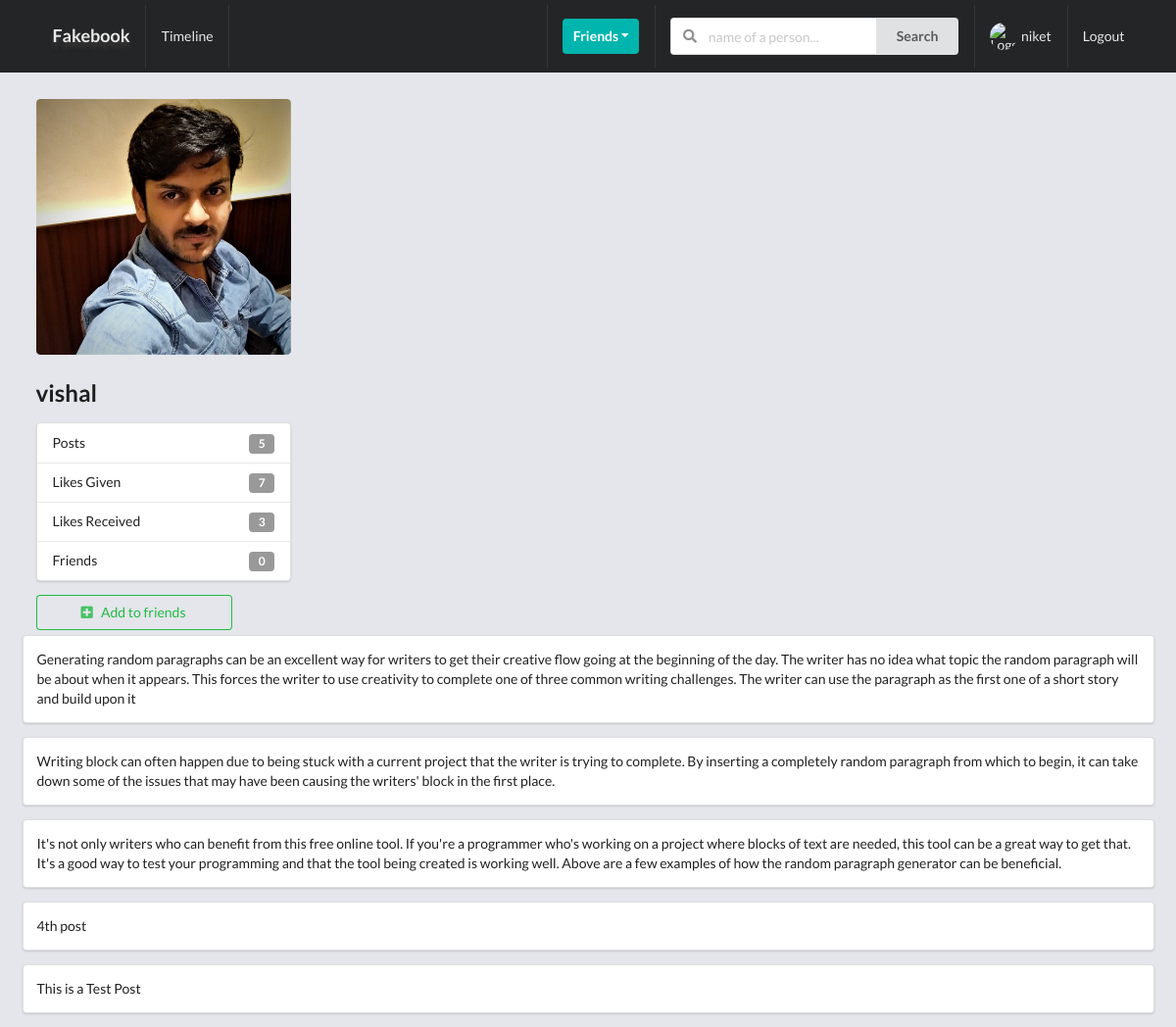
The page /profiles/vishal-raj-sinha (signed in) on the database its author committed.
### profiles/models.py (models this page shows, shortened)
class Profile(models.Model):
    first_name = models.CharField(max_length=200,blank=True)
    last_name = models.CharField(max_length=200,blank=True)
    user = models.OneToOneField(User,on_delete=models.CASCADE)
    Bio = models.TextField(default='no bio ...',max_length=300)
    email = models.EmailField(max_length=200,blank=True)
    dob = models.DateField(blank=True,null=True)
    country = models.CharField(max_length=100,blank=True)
    avatar = models.ImageField(default = 'profile/images/avatar.png',upload_to="profile/images")
    friends = models.ManyToManyField(User,blank=True,related_name='friends')
    slug = models.SlugField(unique=True,blank=True)
    created = models.DateTimeField(auto_now_add=True)
    updated = models.DateTimeField(auto_now =True)
    objects = ProfileManager()
    def get_friends_no(self):
        return self.friends.all().count()
    def get_posts_no(self):
        return self.posts.all().count()    # author we named to posts
    def get_all_authors_post(self):
        return self.posts.all()
    def get_likes_given_no(self):
        likes = self.like_set.all()      # since related name to Like is not given
        total_liked = 0
        for item in likes:
            if item.value =='Like':
                total_liked += 1
        return total_liked
    def get_likes_received_no(self):
        posts = self.posts.all()
        total_liked = 0
        for item in posts:
            total_liked += item.liked.all().count()    # object name 'liked' used instead of related name 'likes' because has no reverse relationship
        return total_liked
    __initial_first_name = None
    __initial_last_name = None
    def __init__(self, *args, **kwargs):
        super().__init__(*args, **kwargs)
        self. __initial_first_name = self.first_name
        self. __initial_last_name = self.last_name

### posts/models.py (models this page shows, shortened)
class Like(models.Model):
    user = models.ForeignKey(Profile,on_delete=models.CASCADE)
    post = models.ForeignKey(Post,on_delete=models.CASCADE)
    value = models.CharField(choices=LIKE_CHOICES,max_length=8)
    updated = models.DateTimeField(auto_now=True)
    created = models.DateTimeField(auto_now_add=True)

class Post(models.Model):
    content = models.TextField()
    image = models.ImageField(upload_to="post/images",validators=[FileExtensionValidator(['png','jpg','jpeg'])],blank=True)
    liked  = models.ManyToManyField(Profile,blank=True,related_name='likes')
    updated = models.DateTimeField(auto_now=True)
    created = models.DateTimeField(auto_now_add=True)
    author = models.ForeignKey(Profile,on_delete=models.CASCADE,related_name='posts')
    class Meta:
        ordering = ('-created',)

### profiles/views.py (the view)
# urls.py: path('<slug>',ProfileDetailView.as_view(),name='profile-detail-view'),
class ProfileDetailView(LoginRequiredMixin,DetailView):
    model = Profile
    template_name = 'profile/detail.html'
    def get_object(self,slug=None):
        slug = self.kwargs.get('slug')
        profile = Profile.objects.get(slug=slug)
        return profile
    def get_context_data(self, **kwargs):
        context = super().get_context_data(**kwargs)
        user = User.objects.get(username = self.request.user)
        profile = Profile.objects.get(user=user)
        rel_r = Relationship.objects.filter(sender=profile)
        rel_s = Relationship.objects.filter(receiver=profile)
        rel_receiver = []
        rel_sender = []
        for item in rel_r:
            rel_receiver.append(item.receiver.user)
        for item in rel_s:
            rel_sender.append(item.sender.user)
        context["rel_receiver"] = rel_receiver
        context["rel_sender"] = rel_sender
        context["posts"] = self.get_object().get_all_authors_post()
        context["len_posts"] = True if len(self.get_object().get_all_authors_post()) > 0 else False
        return context

### profiles/context_processors.py (called while the page is built)
def profile_pic(request):
    if request.user.is_authenticated:
        profile_obj = Profile.objects.get(user=request.user)
        pic = profile_obj.avatar
        return {'picture':pic}
    return {}

def invitations_received_no(request):
    if request.user.is_authenticated:
        profile_obj = Profile.objects.get(user=request.user)
        qs_count = Relationship.objects.invitations_received(profile_obj).count()
        return {'invites_num':qs_count}
    return {}

### profiles/models.py (called while the page is built)
    def invitations_received(self,receiver):
        qs = Relationship.objects.filter(receiver=receiver,status="send")
        return qs

### profiles/templates/profile/detail.html (shortened to what this page needs)
{% extends 'main/base.html' %}
{% block content %}
<div class="ui grid">
    <div class="row">
        <div class="four wide column">
            <img class = "ui medium rounded image" src="{{object.avatar.url}}" alt="">
            <h2>{{object.user}}</h2>
            <div class="ui vertical fluid menu">
                <div class="item">
                    Posts
                    <div class="ui label">{{object.get_posts_no}}</div>
                </div>
                <div class="item">
                    Likes Given
                    <div class="ui label">{{object.get_likes_given_no}}</div>
                </div>
                <div class="item">
                    Likes Received
                    <div class="ui label">{{object.get_likes_received_no}}</div>
                </div>
                <div class="item">
                    Friends
                    <div class="ui label">{{object.get_friends_no}}</div>
                </div>
            </div>
                {% if object.user not in rel_receiver and object.user not in rel_sender %}
                    <form action="{% url 'profiles:send-invite' %}" method="POST">
                        <button class="ui positive basic button mb-5 w-big" type="submit">
                            <i class="plus square icon"></i>Add to friends
                        </button>
                    </form>
                    {% endif %}
        </div>
        <div class="twelve wide columns">
            {% if len_posts %}
            {% for post in posts %}
            <div class="segment ui fluid">
                {{post.content}}
            </div>
            {% endfor %}
            {% else %}
            <h2>This user dont own any posts..</h2>
            {% endif %}
        </div>
    </div>
</div>
{% endblock content %}

### templates/main/navbar.html (shortened to what this page needs)
{% url 'posts:main-post-view' as path_to_posts %}
{% url 'home' as path_to_home %}
{% url 'profiles:my-profile' as path_to_my_profile %}
<div class="ui inverted menu nav mb-7">
    <div class="ui container">
      <a href="{{path_to_home}}" class="{% if request.path == path_to_home %}active{% endif %} item">
          <h3 style="text-shadow: 0px 5px 5px rgb(63, 62, 62);">Fakebook</h3>
      </a>
      {% if request.user.is_authenticated %}
      <a href="{{path_to_posts}}" class="{% if request.path == path_to_posts %}active{% endif %} item">
        Timeline
      </a>
      {% endif %}
      <div class="right menu">
          {% if request.user.is_authenticated %}
          <div class="item">
              <div class="ui floating dropdown icon button teal"> Friends
                  <i class="dropdown icon"></i>
               </div>
          </div>
               <div class="item">
                <form action="{% url 'profiles:search' %}" method="get">
                  <div class="ui action left icon input">
                  <input class="prompt" type="search" name='query'  placeholder="name of a person...">
                  <button type='submit' class="ui button">Search</button>
                  </div>
              </form>
              </div>
              <a href="{{path_to_my_profile}}" class="{% if request.path == path_to_my_profile %}active{% endif %} item">
                  <img src="{{picture.url}}" alt="Logged in user picture" class ="ui avatar image">
                  {{ request.user }}
              </a>
              <a href="{% url 'account_logout' %}" class="ui item">
                  Logout
              </a>
          {% else %}
          <a href="{% url 'account_login' %}" class="ui item">
                  Login
              </a>
          {% endif %}
      </div>
    </div>
  </div>

### static/style.css (style rules this page uses)
body { background-color: #e4e6eb!important; }
.nav { border-radius: 0px !important; padding:5px 0 5px 0 !important; background-color: #242526 !important; }
.mb-7 { margin-bottom: 7px !important; }
.mb-5 { margin-bottom: 5px !important; }
.w-big { width: 200px !important; }

### rows shown on the page
Profile: avatar (picture), user "vishal", get_posts_no "5", get_likes_given_no "7", get_likes_received_no "3", get_friends_no "0"
Post: content "Generating random paragraphs can be an excellent way for writers to get their creative flow going at the beginning of the day. The writer has no idea what topic the random paragraph will be about when it appears. This forces the writer to use creativity to complete one of three common writing challenges. The writer can use the paragraph as the first one of a short story and build upon it"
Post: content "Writing block can often happen due to being stuck with a current project that the writer is trying to complete. By inserting a completely random paragraph from which to begin, it can take down some of the issues that may have been causing the writers' block in the first place."
Post: content "It's not only writers who can benefit from this free online tool. If you're a programmer who's working on a project where blocks of text are needed, this tool can be a great way to get that. It's a good way to test your programming and that the tool being created is working well. Above are a few examples of how the random paragraph generator can be beneficial."
Post: content "4th post"
Post: content "This is a Test Post"

### other values the page prints
{{ request.user }} "niket"
